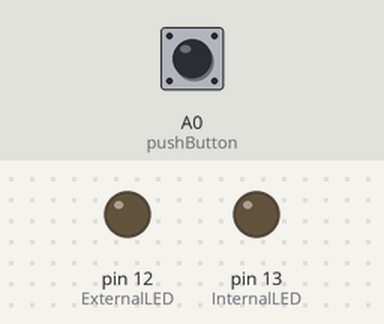
Bench run of a sketch on a simulated Arduino Uno, built with avr-gcc and run on an emulated ATmega328P. Shown: output pins drawn as LEDs (lit = HIGH). The inputs (shaded band) are chosen by the test bench; at power-on: A0 (pushButton) LOW. What the sketch prints to the serial monitor is not drawn.

Above: at 1.2 s.
1.3 s: A0 (pushButton) pulled HIGH for 0.15 s
At 1.9 s:
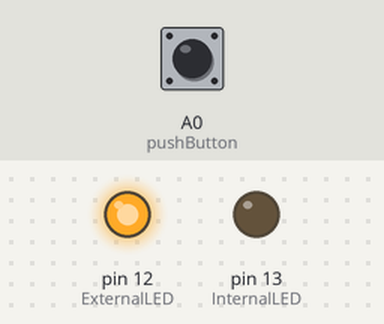
3.5 s: A0 (pushButton) pulled HIGH for 3.2 s
At 8.2 s:
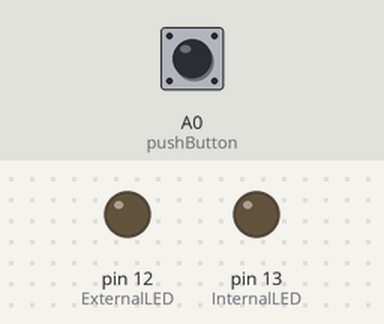
Timing chart, 0 to 9.7 s (numbered marks = the images above; inputs shaded):
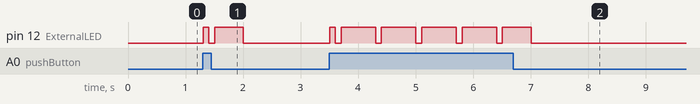

The sketch:

LEDComplexity.ino
```cpp
/*
LED Complexity
*/

//constant integer
  const int InternalLED = 13;
  const int ExternalLED = 12;

// A0 has the pushbutton attached to it. Give it a name:
  int pushButton = A0;

// the setup routine runs once when you press reset:
  void setup() {

// initialize serial communication at 9600 bits per second:
  Serial.begin(10000);

// make the pushbutton's pin an input:
  pinMode(pushButton, INPUT);
  pinMode(ExternalLED, OUTPUT);
  pinMode(InternalLED, OUTPUT);
  }

// the loop routine runs over and over again forever:
  void loop() {

// read the input pin:
  int buttonState = digitalRead(pushButton);

// print out the state of the button:
   Serial.println(buttonState);

// delay in between reads for stability
   delay(1);

   if(buttonState==1){
    digitalWrite(ExternalLED, HIGH);
    delay(100); //fast blink
    digitalWrite(ExternalLED, LOW);
    delay(100); //fast blink
    digitalWrite(ExternalLED, HIGH);
    delay(500); //pause blink

   } else {
    digitalWrite(ExternalLED, LOW);
   }
  }
```

Measured:
- after the input at 1.3 s, pin 12 (ExternalLED): LOW → HIGH at once, → LOW 0.10 s later, → HIGH 0.10 s later, → LOW 0.50 s later
- after the input at 3.5 s, pin 12 (ExternalLED): goes HIGH 0.10 s, 4 × (LOW 0.10 s, HIGH 0.60 s), LOW 0.10 s, HIGH 0.50 s, then LOW, starting at once
